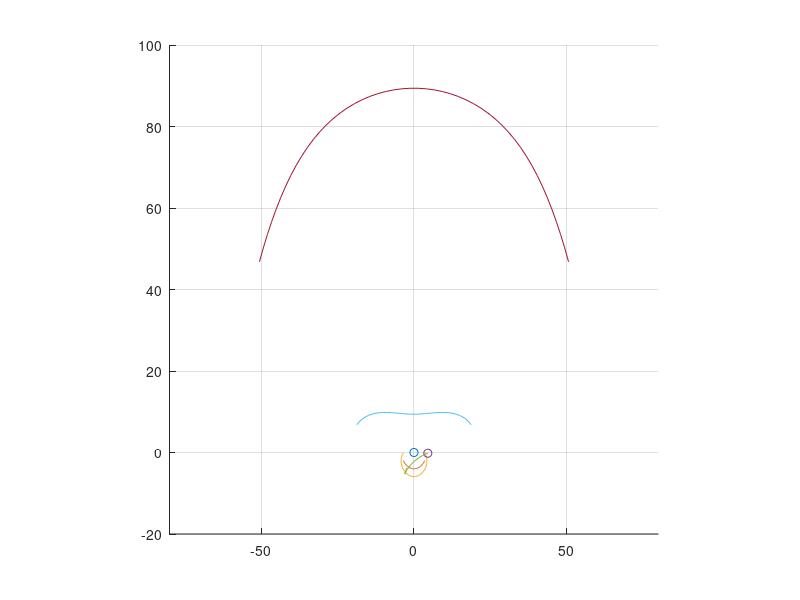

Here is the MATLAB script that generated this plot:
close all;
clear

omega_9 = 0.5;
omega_5 = 1;
ab = 2.1
bc = 15.5
an = 4
ce = 80
z9 = 20     %pinion
z0 = 90     %housing




%%Important angles
beta_1 = pi()/3;
alpha_1 = pi()/3;

%rate of change angle (speeds) 
alpha_1_omega = 0.1;
beta_1_omgea = alpha_1_omega * (z9/z0);

beta_1 = linspace(-pi()/3, pi()/3, 50);
alpha_1 = linspace(0, 2*pi(), 50);

xn = 0;
yn = 0;

a_centre_x = xn - an*sin(beta_1);
a_centre_y = yn - an*cos(beta_1);

xa = xn - an*sin(beta_1) + 1.9*sin(alpha_1);
ya = yn - an*cos(beta_1) + 1.9*cos(alpha_1);

xb = a_centre_x + ab*cos((- beta_1 + alpha_1));
yb = a_centre_y + ab*sin((- beta_1 + alpha_1));

%USE SIN RULE TO CALCULATE SIGMA

sigma = asin((sin(alpha_1)*ab)/bc);

xc = a_centre_x + ab*sin(alpha_1 - beta_1) - bc*sin(sigma + beta_1);
yc = a_centre_y + ab*cos(alpha_1 - beta_1) + bc*cos(sigma + beta_1);

%beta_range = -pi()/3:0.1:pi()/3;

ex = xc + ce*sin(beta_1);

ey = yc + ce*cos(beta_1);

figure(1);
hold on;
grid on;

pbaspect([1 1 1]);

plot(xn ,yn, 'o');
plot(a_centre_x, a_centre_y);
plot(xa,ya);        %arc
plot(xb(1), yb(1) , 'o');    %circle (oval)
plot(xb,yb);  
plot(xc, yc);      %line atm
plot(ex,ey)  %arc




axis([-80 80 -20 100]);





axis([-80 80 -20 100]);
